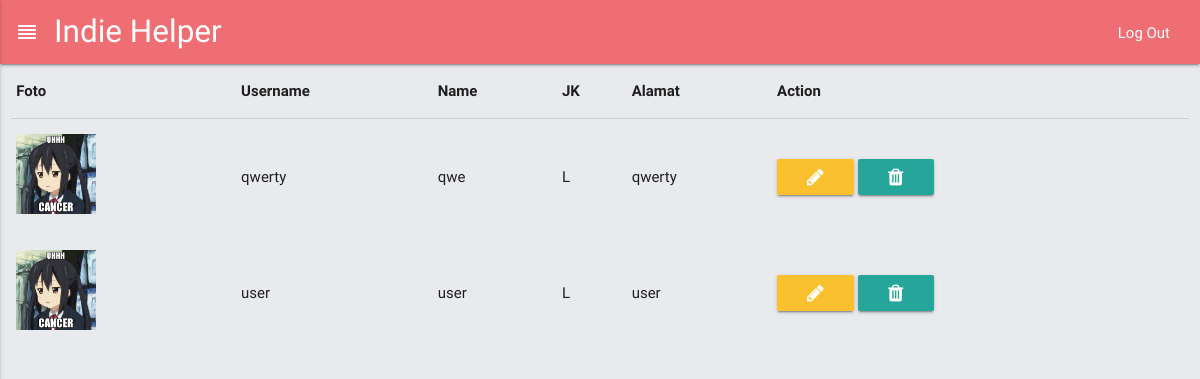
/DataUser.php, run on an earlier commit of the app's database.
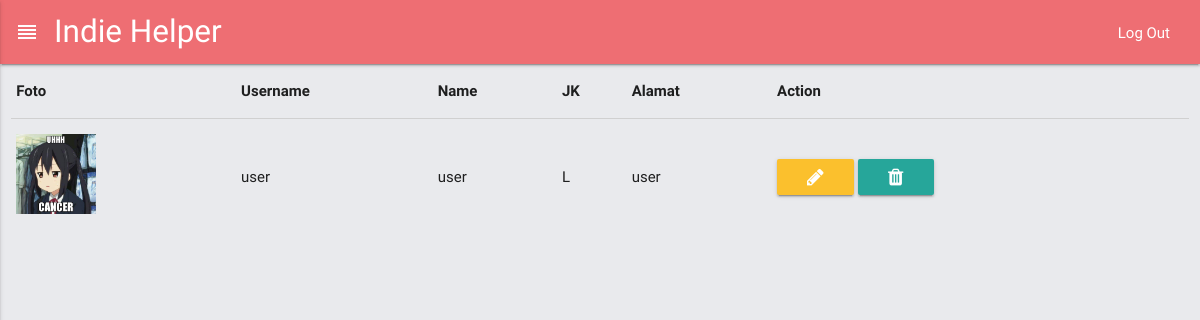
And on a later commit of the database.
### tables this page shows
CREATE TABLE `user` (
  `id_user` int(11) NOT NULL,
  `nama` varchar(255) NOT NULL,
  `jk` enum('L','P') NOT NULL,
  `foto` text NOT NULL,
  `alamat` text NOT NULL,
  `desc` text NOT NULL,
  `id_akun` int(11) NOT NULL
);

CREATE TABLE `akun` (
  `id_akun` int(11) NOT NULL,
  `username` varchar(50) NOT NULL,
  `password` varchar(50) NOT NULL,
  `status` enum('user','admin') NOT NULL
);

### DataUser.php (called while the page is built, shortened)
<?php
include 'lib/lib.php';
$db->select(array('akun.id_akun', 'id_user', 'foto', 'username', 'nama', 'jk', 'alamat'));
$db->join('user', '', 'akun.id_akun', 'user.id_akun');
$db->get_tbl('akun');
$user = $db->result();
include 'views/template/header.php';
include 'views/template/navbar_admin.php';
include 'views/admin/data_user.php';
include 'views/template/footer_admin.php';
?>

### lib/lib.php (called while the page is built, shortened)
<?php
function baseurl($custom = ''){
	$baseurl = 'http';
	$baseurl .= "://".$_SERVER['HTTP_HOST'];
	$baseurl .= str_replace(basename($_SERVER['SCRIPT_NAME']),"",$_SERVER['SCRIPT_NAME']);
	$baseurl .= $custom;
	return $baseurl;
}
class Database
{
	public $mysqli = '';
	public $tblname = '';
	public $select = '*';
	public $where = '';
	public $join = array();
	public $data = '';
	function __construct()
	{
		$this->mysqli = new mysqli('localhost','root','','db_indie');
	}
	function select($value) {
		$this->select = implode(',', $value);
	}
	function join($tbljoin, $jointype = '', $column1, $column2) {
		$join = $jointype . ' JOIN ' . $tbljoin . ' ON (' . $column1 . ' = ' . $column2 . ') ';
		array_push($this->join, $join);
	}
	function get_tbl($tblname = '') {
		if ($tblname)
			$this->tblname = $tblname;
		if ($this->join) {
			$this->join = implode(' ', $this->join);
		} else {
			$this->join = '';
		}
		$query = "SELECT $this->select FROM $this->tblname $this->join $this->where";
		$this->data = $this->mysqli->query($query);
		$this->select = '*';
		$this->tblname = '';
		$this->where = '';
		$this->join = array();
	}
	function result() {
		$res = array();
		while ($datas = $this->data->fetch_object()) {
			$res[] = $datas;
		}
		return $res;
	}
}
$db = new Database();
?>

### views/admin/data_user.php (the view)
<div class="row content">
	<div class="col s12">
		<table>
			<thead>
				<tr>
					<th data-field="photo">Foto</th>
					<th data-field="username">Username</th>
					<th data-field="name">Name</th>
					<th data-field="jk">JK</th>
					<th data-field="address">Alamat</th>
					<th data-field="action">Action</th>
				</tr>
			</thead>
			<tbody>
				<?php foreach ($user as $key => $value): ?>
				<tr>
					<?php if (!$value->foto) $value->foto = 'default.jpg'; ?>
					<td><img src="<?= baseurl('assets/images/user/' . $value->foto) ?>" class="image-user"></td>
					<td><?= $value->username ?></td>
					<td><?= $value->nama ?></td>
					<td><?= $value->jk ?></td>
					<td><?= $value->alamat ?></td>
					<td>
						<a href="<?= baseurl('edituser.php?id_user=' . $value->id_user) ?>" class="waves-effect waves-shadow btn yellow darken-2"><i class="fa fa-pencil"></i></a>
						<a href="<?= baseurl('lib/DeleteUser.php?id_akun=' . $value->id_akun) ?>" class="waves-effect waves-shadow btn delete-btn"><i class="fa fa-trash"></i></a>
					</td>
				</tr>
				<?php endforeach; ?>
			</tbody>
		</table>
	</div>
</div>

What changed in the data, as far as the page shows it:
removed user: id_akun.username "qwerty", nama "qwe", jk "L", alamat "qwerty"
